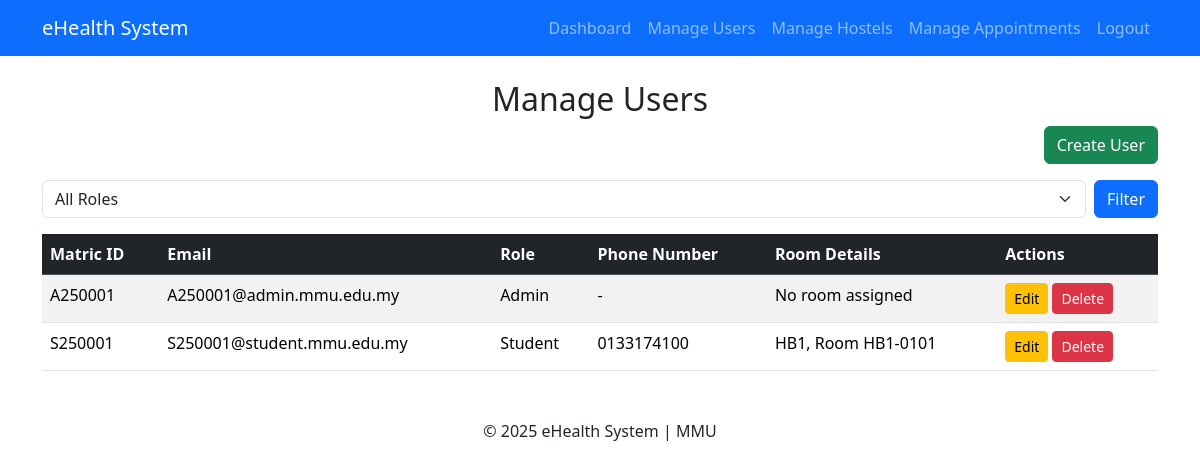
The page /users/manage/ (signed in) on the database as committed earlier.
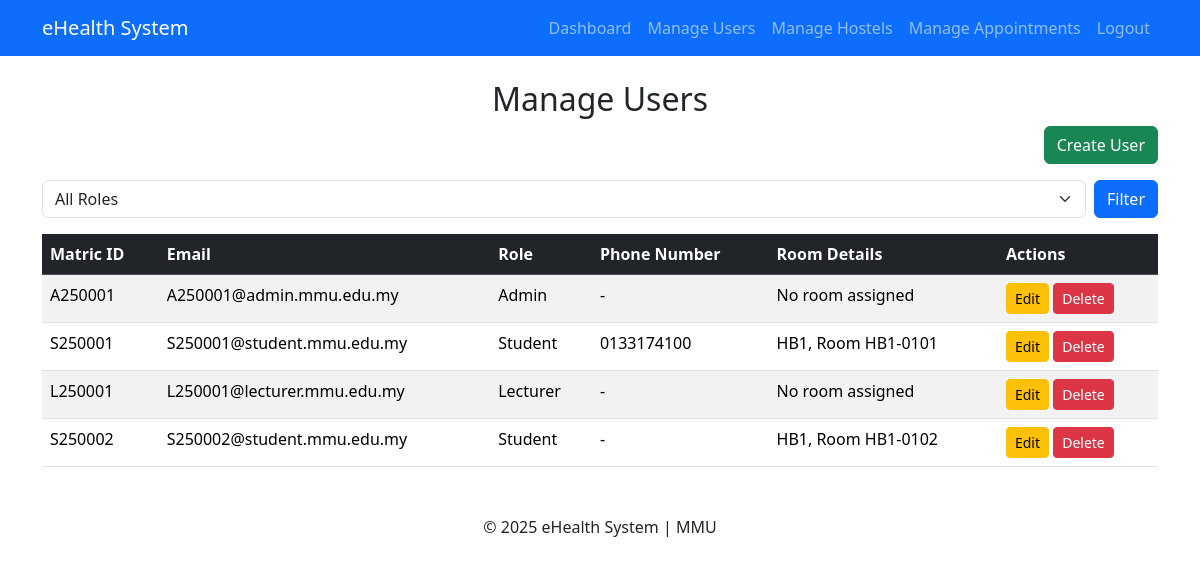
The same page on the database as committed later.
### users/models.py (models this page shows, shortened)
class CustomUser(AbstractUser):
    username = None  # Remove the default username field
    ROLE_CHOICES = [
        ('student', 'Student'),
        ('lecturer', 'Lecturer'),
        ('staff', 'University Staff'),
        ('admin', 'Admin'),
        ('superadmin', 'Superadmin'),
    ]
    role = models.CharField(max_length=20, choices=ROLE_CHOICES, default='student')
    matric_id = models.CharField(max_length=20, unique=True)
    full_name = models.CharField(max_length=100, blank=True, null=True)
    phone_number = models.CharField(max_length=15, blank=True, null=True)
    USERNAME_FIELD = 'matric_id'
    REQUIRED_FIELDS = ['email']
    objects = CustomUserManager()

### users/views.py (the view)
# urls.py: path('manage/', views.manage_users, name='manage_users'),
@login_required
def manage_users(request):
    if request.user.role not in ['superadmin', 'admin']:
        messages.error(request, "You are not authorized to manage users.")
        return redirect('dashboard')
    role_filter = request.GET.get('role', 'all')
    users = CustomUser.objects.exclude(role='superadmin') if role_filter == 'all' else CustomUser.objects.filter(role=role_filter)
    for user in users:
        room = Room.objects.filter(resident=user).first()
        user.room_details = f"{room.hostel.block}, Room {room.number}" if room else "No room assigned"
    return render(request, 'users/manage_users.html', {'users': users, 'role_filter': role_filter})

### users/templates/users/manage_users.html (shortened to what this page needs)
{% extends 'base.html' %}
{% block content %}
<h2 class="text-center">Manage Users</h2>
<div class="mb-3 text-end">
    <a href="{% url 'create_user' %}" class="btn btn-success">Create User</a>
</div>
<div class="mb-3">
    <form method="get" class="d-flex">
        <select name="role" class="form-select me-2">
            <option value="all" {% if role_filter == 'all' %}selected{% endif %}>All Roles</option>
        </select>
        <button type="submit" class="btn btn-primary">Filter</button>
    </form>
</div>
<table class="table table-striped">
    <thead class="table-dark">
        <tr>
            <th>Matric ID</th>
            <th>Email</th>
            <th>Role</th>
            <th>Phone Number</th>
            <th>Room Details</th>
            <th>Actions</th>
        </tr>
    </thead>
    <tbody>
        {% for user in users %}
            <tr>
                <td>{{ user.matric_id }}</td>
                <td>{{ user.email }}</td>
                <td>{{ user.get_role_display }}</td>
                <td>{{ user.phone_number|default:'-' }}</td>
                <td>{{ user.room_details }}</td>
                <td>
                    <a href="{% url 'update_user' user.id %}" class="btn btn-warning btn-sm">Edit</a>
                    <a href="{% url 'delete_user' user.id %}" class="btn btn-danger btn-sm"
                       onclick="return confirm('Are you sure you want to delete this user?');">Delete</a>
                </td>
            </tr>
        {% empty %}
            <tr>
                <td colspan="6" class="text-center">No users found for the selected role.</td>
            </tr>
        {% endfor %}
    </tbody>
</table>
{% endblock %}

### templates/base.html (shortened to what this page needs)
<!DOCTYPE html>
<html lang="en">
<head>
    <link href="https://cdn.jsdelivr.net/npm/bootstrap@5.3.2/dist/css/bootstrap.min.css" rel="stylesheet">
</head>
<body>
    <nav class="navbar navbar-expand-lg navbar-dark bg-primary">
        <div class="container">
            <a class="navbar-brand" href="{% url 'home' %}">eHealth System</a>
            <div class="collapse navbar-collapse" id="navbarNav">
                <ul class="navbar-nav ms-auto">
                    {% if user.is_authenticated %}
                        {% if user.role == 'superadmin' or user.role == 'admin' %}
                            <li class="nav-item"><a class="nav-link" href="{% url 'dashboard' %}">Dashboard</a></li>
                            <li class="nav-item"><a class="nav-link" href="{% url 'manage_users' %}">Manage Users</a></li>
                            <li class="nav-item"><a class="nav-link" href="{% url 'hostel_list' %}">Manage Hostels</a></li>
                            <li class="nav-item"><a class="nav-link" href="{% url 'manage_appointments' %}">Manage Appointments</a></li>
                        {% else %}
                            <li class="nav-item"><a class="nav-link" href="{% url 'appointment_list' %}">My Appointments</a></li>
                            <li class="nav-item"><a class="nav-link" href="{% url 'report_health' %}">Report Health Risk</a></li>
                        {% endif %}
                        <li class="nav-item">
                            <form action="{% url 'logout' %}" method="post" style="display:inline;">
                                <button type="submit" class="btn btn-danger btn-sm nav-link">Logout</button>
                            </form>
                        </li>
                    {% else %}
                        <li class="nav-item"><a class="nav-link" href="{% url 'login' %}">Login</a></li>
                    {% endif %}
                </ul>
            </div>
        </div>
    </nav>
    <div class="container mt-4">
        {% block content %}{% endblock %}
    </div>
    <footer class="text-center mt-5">
        <p>&copy; 2025 eHealth System | MMU</p>
    </footer>
</body>
</html>

Rows that differ between the two databases and show on the page:
added CustomUser: matric_id "L250001", email "L250001@lecturer.mmu.edu.my", role "Lecturer", phone_number "-", room_details "No room assigned"
added CustomUser: matric_id "S250002", email "S250002@student.mmu.edu.my", role "Student", phone_number "-", room_details "HB1, Room HB1-0102"
